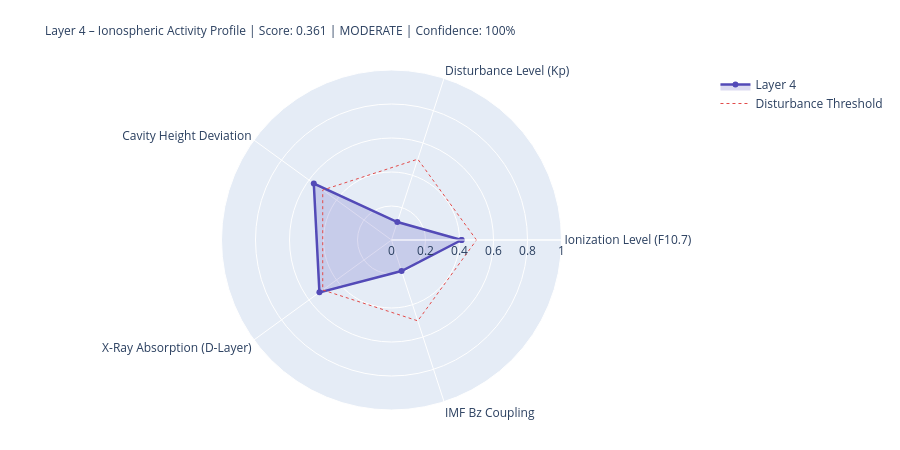

Notebook code cell kept with this figure:
### Markdown cell above
---
## 4. State Assessment & Handoff to Layer 5

### Code cell
# ============================================================
# LAYER-4-SCORE
# ============================================================

COMPONENTS = {
    'Ionization Level (F10.7)':    {'score': ioniz,       'source': 'primary' if f107_now else 'from_layer0', 'dynamic': True},
    'Disturbance Level (Kp)':          {'score': disturb,     'source': 'primary' if kp_now   else 'from_layer0', 'dynamic': True},
    'Cavity Height Deviation':    {'score': h_dev,       'source': 'derived',                                'dynamic': True},
    'X-Ray Absorption (D-Layer)':{'score': xray_ioniz,  'source': 'primary' if xray_now else 'missing',     'dynamic': True},
    'IMF Bz Coupling':             {'score': bz_coupling, 'source': 'primary' if bz_now   else 'from_layer0', 'dynamic': True},
}

available    = {k: v['score'] for k, v in COMPONENTS.items() if v['score'] is not None}
unavailable  = [k for k, v in COMPONENTS.items() if v['score'] is None]
layer4_score = round(sum(available.values()) / len(available), 4) if available else None
confidence   = round(len(available) / len(COMPONENTS), 2)
level = ('unknown' if layer4_score is None
         else 'quiet'   if layer4_score < 0.3
         else 'moderate' if layer4_score < 0.6
         else 'active')
dominant_l4 = max(available, key=available.get) if available else 'none'

# Resonance delta for Schumann SR-1
sr1_ref = schumann_freq(1, 80.0)
sr1_now = schumann_freq(1, h_eff)
sr1_delta_mhz = (sr1_now - sr1_ref) * 1000

# Propagation conditions
prop_cond = ('disturbed'   if kp_val > 4
             else 'unsettled' if kp_val > 2
             else 'normal')
if xray_class in ['X', 'M']:
    prop_cond = 'Radio-Blackout moeglich'

W = 68
print('=' * W)
print('LAYER 4 – IONOSPHERE – STATE ASSESSMENT')
print('=' * W)
for name, comp in COMPONENTS.items():
    s = comp['score']
    if s is not None:
        bar = '█' * int(s * 20) + '░' * (20 - int(s * 20))
        print(f'  {name:<36} {bar}  {s:.3f}  [{comp["source"]}]')
    else:
        print(f'  {name:<36} {"─" * 20}  n/a   [missing]')
print('-' * W)
print(f'  Score:          {layer4_score:.3f}  ({len(available)}/{len(COMPONENTS)} components)')
print(f'  Confidence:     {confidence:.0%}')
print(f'  Level:          {level.upper()}')
print(f'  Dominant:       {dominant_l4}')
print(f'  Cavity height:  {h_eff:.1f} km  (Ref: 80.0 km)')
print(f'  SR-1:           {sr1_now:.3f} Hz  (Δ {sr1_delta_mhz:+.1f} mHz vs. ref)')
print(f'  Propagation:    {prop_cond}')
print(f'  X-Ray:          {xray_class}-class  ({xray_now:.2e} W/m²)' if xray_now else '  X-Ray:          n/a')
print('=' * W)

# Radar
cats   = list(available.keys())
vals_r = list(available.values())
if len(cats) >= 3:
    fig = go.Figure()
    fig.add_trace(go.Scatterpolar(
        r=vals_r + [vals_r[0]], theta=cats + [cats[0]],
        fill='toself', fillcolor='rgba(83,74,183,0.20)',
        line=dict(color='#534AB7', width=2.5), name='Layer 4'
    ))
    fig.add_trace(go.Scatterpolar(
        r=[0.5] * (len(cats)+1), theta=cats + [cats[0]],
        line=dict(color='#E24B4A', dash='dot', width=1),
        mode='lines', name='Disturbance Threshold'
    ))
    fig.update_layout(
        title=dict(
            text=f'Layer 4 – Ionospheric Activity Profile | Score: {layer4_score:.3f} | {level.upper()} | Confidence: {confidence:.0%}',
            font=dict(size=12)
        ),
        polar=dict(radialaxis=dict(visible=True, range=[0, 1])),
        height=450, showlegend=True,
        margin=dict(l=80, r=80, t=70, b=40)
    )
    fig.show()

### Figure 1 — Plotly figure (JSON) as saved in the notebook; plotly's stock layout.template omitted (floating-point values rounded to 4 significant figures)
{"data": [{"fill": "toself", "fillcolor": "rgba(83,74,183,0.20)", "line": {"color": "#534AB7", "width": 2.5}, "name": "Layer 4", "r": [0.412, 0.111, 0.565, 0.524, 0.192, 0.412], "theta": ["Ionization Level (F10.7)", "Disturbance Level (Kp)", "Cavity Height Deviation", "X-Ray Absorption (D-Layer)", "IMF Bz Coupling", "Ionization Level (F10.7)"], "type": "scatterpolar"}, {"line": {"color": "#E24B4A", "dash": "dot", "width": 1}, "mode": "lines", "name": "Disturbance Threshold", "r": [0.5, 0.5, 0.5, 0.5, 0.5, 0.5], "theta": ["Ionization Level (F10.7)", "Disturbance Level (Kp)", "Cavity Height Deviation", "X-Ray Absorption (D-Layer)", "IMF Bz Coupling", "Ionization Level (F10.7)"], "type": "scatterpolar"}], "layout": {"height": 450, "margin": {"b": 40, "l": 80, "r": 80, "t": 70}, "polar": {"radialaxis": {"range": [0, 1], "visible": true}}, "showlegend": true, "title": {"font": {"size": 12}, "text": "Layer 4 – Ionospheric Activity Profile | Score: 0.361 | MODERATE | Confidence: 100%"}}}
